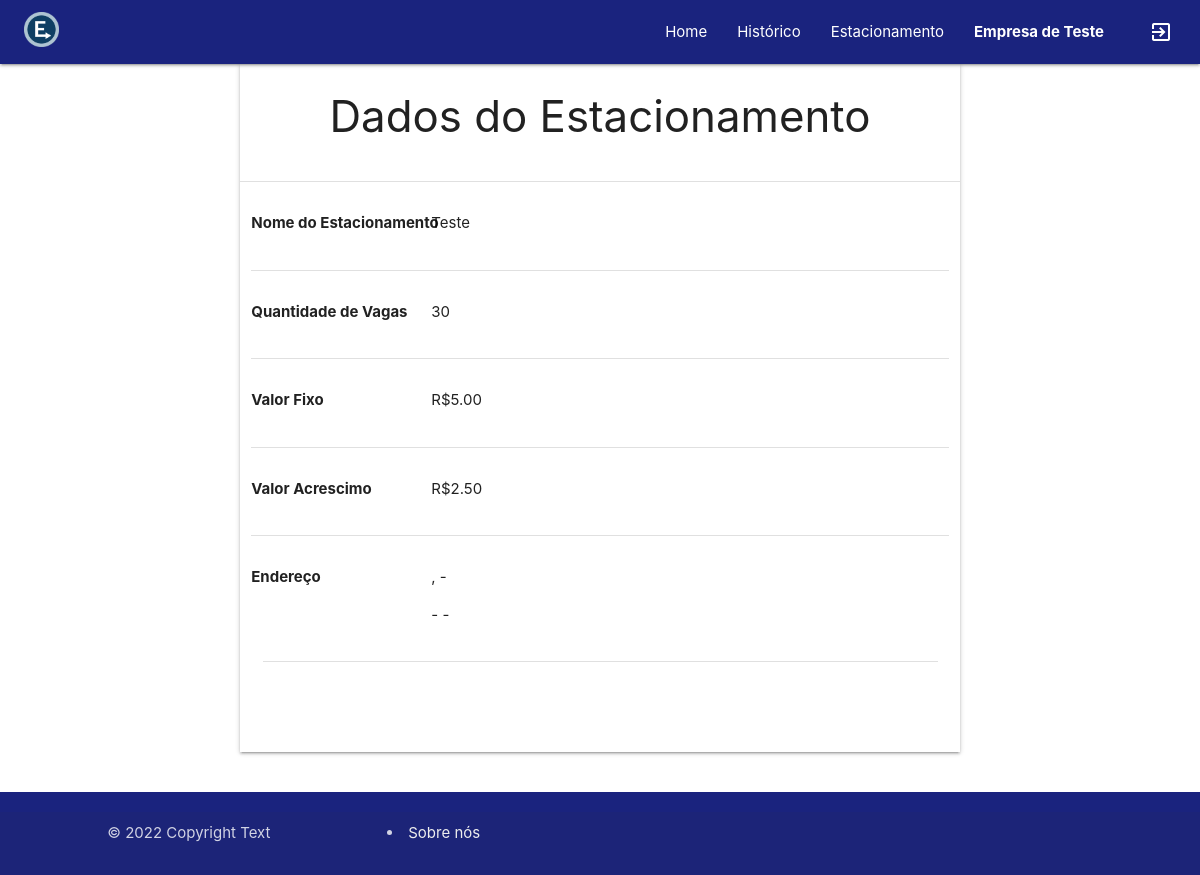
The page /estacionamento.php (signed in) on the database its author committed.
### tables this page shows
CREATE TABLE IF NOT EXISTS empresa (
  idEmpresa INT NOT NULL,
  nomEmpresa VARCHAR(45) NOT NULL,
  dscCpfCnpj VARCHAR(45) NULL,
  email VARCHAR(45) NULL,
  telefone VARCHAR(25) NULL,
  senha VARCHAR(255) NOT NULL,
  PRIMARY KEY (idEmpresa));

CREATE TABLE IF NOT EXISTS estacionamento (
  idEstac INT NOT NULL,
  nomEstac VARCHAR(45) NOT NULL,
  qtdVagas INT NOT NULL,
  valFixo DOUBLE NOT NULL,
  valAcresc DOUBLE NULL,
  idEmpresa INT NOT NULL,
  PRIMARY KEY (idEstac),
  INDEX fk_estacionamento_empresa_idx (idEmpresa ASC) VISIBLE,
  CONSTRAINT fk_estacionamento_empresa
    FOREIGN KEY (idEmpresa)
    REFERENCES empresa (idEmpresa)
    ON DELETE NO ACTION
    ON UPDATE NO ACTION);

### php_actions/sessaoLog.php (called while the page is built, shortened)
<?php
include_once 'php_actions/conexao.php';
$id = $_SESSION['id_usuario'];
$sql = "SELECT * FROM empresa WHERE idEmpresa = '$id'";
$resultado = mysqli_query($conn, $sql);
$dados = mysqli_fetch_array($resultado);
$sql = "SELECT * FROM estacionamento WHERE idEmpresa = '$id'";
$query = mysqli_query($conn, $sql);
$dadosEstac = mysqli_fetch_array($query);
$nomEstac = $dadosEstac['nomEstac'];
$valFixo = $dadosEstac['valFixo'];
$valAcresc = $dadosEstac['valAcresc'];
$qtdVagas = $dadosEstac['qtdVagas'];
?>

### estacionamento.php (the view, shortened to what this page needs)
<?php
require_once 'php_actions/sessaoLog.php';
include_once 'includes/headerLog.php';
$sql = "SELECT * FROM endereco WHERE idEnd = '$idEnd'";
$query = mysqli_query($conn, $sql);
$endEstac = mysqli_fetch_array($query);
$logr = $endEstac['dscLogradouro'];
$numero = $endEstac['numero'];
$cep = $endEstac['cep'];
$bairro = $endEstac['bairro'];
$cidade = $endEstac['cidade'];
$estado = $endEstac['estado'];
?>
<!DOCTYPE html>
<html>
<head>
    <link rel="stylesheet" href="https://cdnjs.cloudflare.com/ajax/libs/materialize/1.0.0/css/materialize.min.css">
    <link type="text/css" rel="stylesheet" href="css/materialize.min.css" media="screen,projection" />
</head>
<body>
    <div class="container" style="margin: auto; width: 60%;">
        <div class="row">
            <div class="col center-align">
                <div class="row s12 m6 center-align">
                    <div class="col s12 z-depth-1">
                        <h3 class="center">Dados do Estacionamento</h3>
                        <br>
                        <div class="row center">
                            <div class="col s12 left-align">
                                <div class="row">
                                    <div class="divider"></div>
                                    <div class="col s12">
                                        <div class="row">
                                            <div class="section">
                                                <div class="col s4">
                                                    <p style="font-weight: bold;">Nome do Estacionamento</p>
                                                </div>
                                                <div class="col s8 pull-s1 ">
                                                    <p><?php echo $nomEstac ?></p>
                                                </div>
                                            </div>
                                        </div>
                                    </div>
                                    <div class="col s12">
                                        <div class="divider"></div>
                                        <div class="row">
                                            <div class="section">
                                                <div class="col s4">
                                                    <p style="font-weight: bold;">Quantidade de Vagas</p>
                                                </div>
                                                <div class="col s8 pull-s1 ">
                                                    <p><?php echo $qtdVagas; ?></p>
                                                </div>
                                            </div>
                                        </div>
                                    </div>
                                    <div class="col s12">
                                        <div class="divider"></div>
                                        <div class="row">
                                            <div class="section">
                                                <div class="col s4">
                                                    <p style="font-weight: bold;">Valor Fixo</p>
                                                </div>
                                                <div class="col s8 pull-s1 ">
                                                    <p>R$<?php echo number_format($valFixo, 2); ?></p>
                                                </div>
                                            </div>
                                        </div>
                                    </div>
                                    <div class="col s12">
                                        <div class="divider"></div>
                                        <div class="row">
                                            <div class="section">
                                                <div class="col s4">
                                                    <p style="font-weight: bold;">Valor Acrescimo</p>
                                                </div>
                                                <div class="col s8 pull-s1 ">
                                                    <p>R$<?php echo number_format($valAcresc, 2); ?></p>
                                                </div>
                                            </div>
                                        </div>
                                    </div>
                                    <div class="col s12">
                                        <div class="divider"></div>
                                        <div class="row">
                                            <div class="section">
                                                <div class="col s4">
                                                    <p style="font-weight: bold;">Endereço</p>
                                                </div>
                                                <div class="col s8 pull-s1 ">
                                                    <p><?php echo $logr.", ".$numero." - ".$bairro;?></p>
                                                    <p><?php echo $cep." - ".$cidade." - ".$estado;?></p>
                                                </div>
                                            </div>
                                        </div>
                                        <div class="col s12">
                                            <div class="divider"></div>
                                            <div class="row">
                                                <div class="section">
                                                    <div class="col s6">
                                                    </div>
                                                </div>
                                            </div>
                                        </div>
                                    </div>
                                </div>
                            </div>
                        </div>
                    </div>
                </div>
            </div>
        </div>
    </div>
    <?php include_once 'includes/footer.php';?>
</body>
</html>

### includes/headerLog.php (shortened to what this page needs)
<?php
require_once 'php_actions/sessaoLog.php';
?>
<div class="navbar">
    <nav>
        <div class="nav-wrapper indigo darken-4">
            <a href="home.php" class="brand-logo" style="margin-left:2%; margin-top: 1%;"><img src="imagem/logo_estacioney50px.png" alt="" width="35" height="35"></a>
            <ul id="navbar-items" class="right hide-on-med-and-down" style="padding-right: 1%;">
                <li><a href="home.php">Home</a></li>
                <li><a href="historico.php">Histórico</a></li>
                <li><a href="estacionamento.php">Estacionamento</a></li>
                <li><b><a href="empresa.php"><?php echo $dados['nomEmpresa'] ?></a></b></li>
                <li><a href="php_actions/deslogar.php"><i class="material-icons right">exit_to_app</i></a></li>
            </ul>
        </div>
    </nav>
</div>

### includes/footer.php (style rules this page uses)
body { display: flex; min-height: 100vh; flex-direction: column; }

### rows shown on the page
empresa: nomEmpresa "Empresa de Teste"
estacionamento: nomEstac "Teste", qtdVagas "30", valFixo "5.00", valAcresc "2.50"
